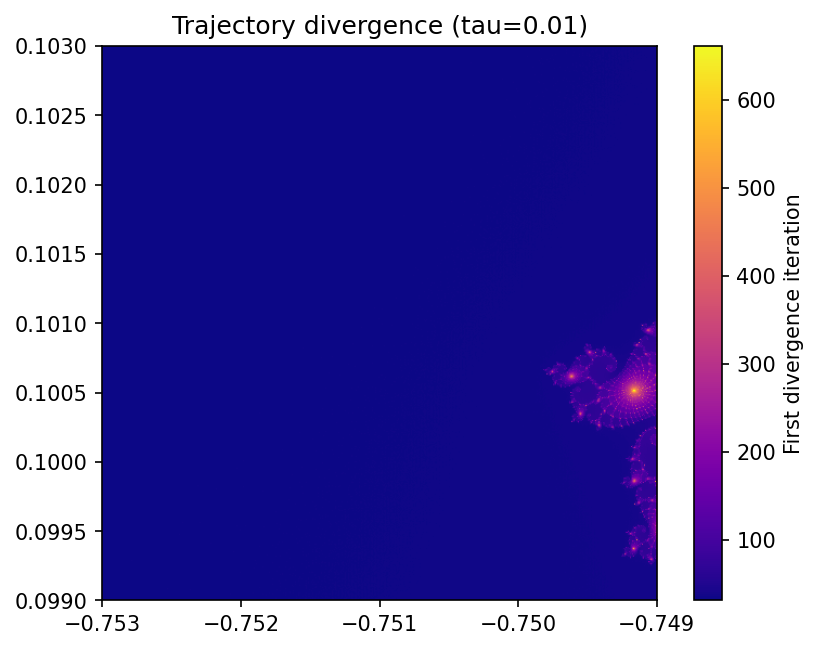

Here is the Python script that generated this plot:
"""
MP3 M1: Mandelbrot Trajectory Divergence (float32 vs float64)
"""

import numpy as np
import matplotlib.pyplot as plt

N, MAX_ITER, TAU = 512, 1000, 0.01

x = np.linspace(-0.7530, -0.7490, N)
y = np.linspace( 0.0990, 0.1030, N)

C64 = (x[np.newaxis, :] + 1j * y[:, np.newaxis]).astype(np.complex128)
C32 = C64.astype(np.complex64)

z32 = np.zeros_like(C32)
z64 = np.zeros_like(C64)

diverge = np.full((N, N), MAX_ITER, dtype=np.int32)
active = np.ones((N, N), dtype=bool)

for k in range(MAX_ITER):
    if not active.any():
        break
    z32[active] = z32[active]**2 + C32[active]
    z64[active] = z64[active]**2 + C64[active]
    diff = (np.abs(z32.real.astype(np.float64) - z64.real)
            + np.abs(z32.imag.astype(np.float64) - z64.imag))
    newly = active & (diff > TAU)
    diverge[newly] = k
    active[newly] = False

plt.imshow(diverge, cmap='plasma', origin='lower',
           extent=[-0.7530, -0.7490, 0.0990, 0.1030])
plt.colorbar(label='First divergence iteration')
plt.title(f'Trajectory divergence (tau={TAU})')
plt.show()
